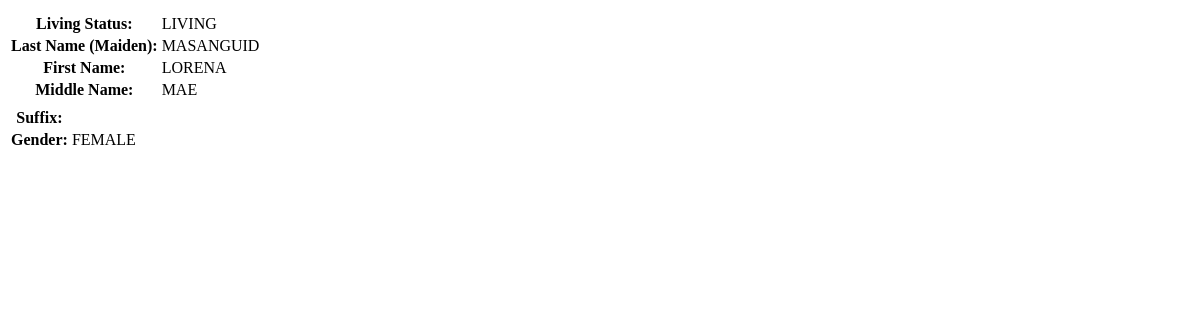
The app's page /spouse-data/ (signed in), older data.
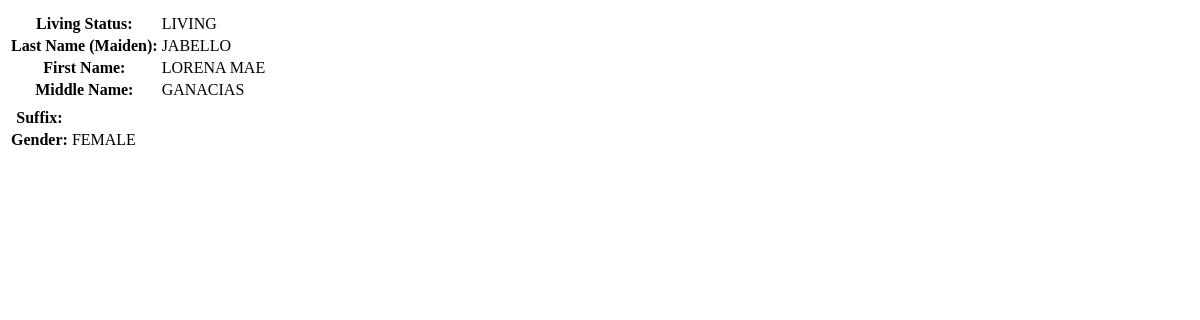
The same page, newer data.
### rma/models.py (models this page shows, shortened)
class Spouse(models.Model):
    user = models.OneToOneField(User, on_delete=models.CASCADE)
    living_status = Uppercase('Living Status',max_length=9, choices=LIVING_STATUS)
    last_name = Uppercase('Last name (Maiden)',max_length=200)
    first_name = Uppercase('First name',max_length=200)
    middle_name = Uppercase('Middle name',max_length=200, blank=True)
    suffix = Uppercase('Suffix',max_length=3, null=False, blank=True, choices=SUFFIX)
    gender =  models.CharField('Gender',max_length=6, choices=GENDER)
    class Meta:
        verbose_name_plural = "Spouse"

### rma/views.py (the view)
# urls.py: path('spouse-data/', views.spouse_data, name='spouse-data'),
@login_required()
def spouse_data(request):
    obj_spouse = get_or_none(Spouse, user_id=request.user)
    return render(request, 'loaded_data/spouse_data.html',{'obj_spouse':obj_spouse})

### rma/views.py (called while the page is built)
def get_or_none(model, *args, **kwargs):
    try:
        return model.objects.get(*args, **kwargs)
    except model.DoesNotExist:
        return None

### templates/loaded_data/spouse_data.html
<div class="col-6">
    <table class="table">
        <thead>
            <tr >
              <th scope="col" class="border border-0" width="30%"></th>
              <th scope="col" class="border border-0"></th>
            </tr>
        </thead>
        <tbody>
            <tr>
                <th scope="row" class="fw-normal">Living Status:</th>
                <td class="fw-bold">{{obj_spouse.living_status}}</td>
            </tr>
            <tr>
                <th scope="row" class="fw-normal">Last Name (Maiden):</th>
                <td class="fw-bold">{{obj_spouse.last_name}}</td>
            </tr>
            <tr>
                <th scope="row" class="fw-normal">First Name:</th>
                <td class="fw-bold">{{obj_spouse.first_name}}</td>
            </tr>
            <tr>
                <th scope="row" class="fw-normal">Middle Name:</th>
                <td class="fw-bold">{{obj_spouse.middle_name}}</td>
            </tr>
        </tbody>
    </table>
</div>
<div class="col-6">
    <table class="table">
        <thead>
            <tr >
              <th scope="col" class="border border-0" width="30%"></th>
              <th scope="col" class="border border-0"></th>
            </tr>
        </thead>
        <tbody>
            <tr>
                <th scope="row" class="fw-normal">Suffix:</th>
                <td class="fw-bold">{{obj_spouse.suffix}}</td>
            </tr>
            <tr>
                <th scope="row" class="fw-normal">Gender:</th>
                <td class="fw-bold">{{obj_spouse.gender}}</td>
            </tr>
        </tbody>
    </table>
</div>

Row changes from the older to the newer data that the page shows:
changed Spouse "LIVING": last_name "MASANGUID" → "JABELLO"; first_name "LORENA" → "LORENA MAE"; middle_name "MAE" → "GANACIAS"
